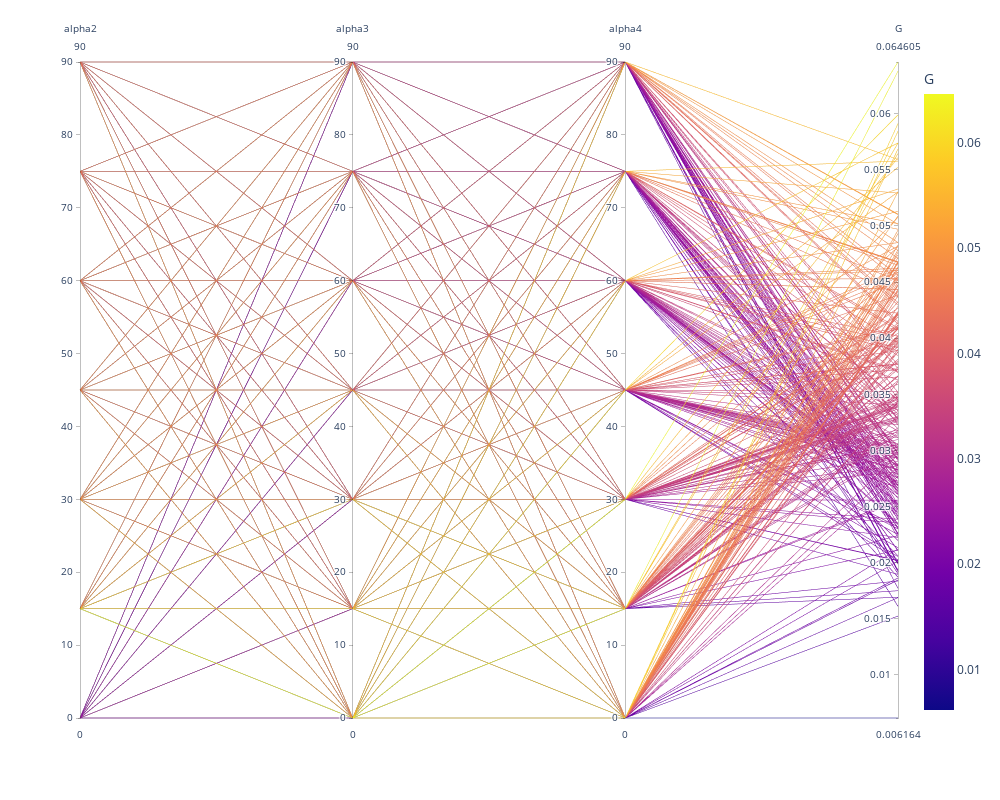

Notebook cell for this chart:
### Markdown cell above
### Global Indice - Inverse Condition Number

### Code cell
np.random.seed(42)

# from 0, 10, 20, ..., 180 deg for alpha
alpha_list_deg2 = np.arange(-90, 91, 15)
alpha_list_rad2 = np.deg2rad(alpha_list_deg2)
alpha_list_deg3 = np.arange(-90, 91, 15)
alpha_list_rad3 = np.deg2rad(alpha_list_deg3)
alpha_list_deg4 = np.arange(-90, 91, 15)
alpha_list_rad4 = np.deg2rad(alpha_list_deg4)
print(f"alpha 2: {alpha_list_deg2}")
print(f"alpha 3: {alpha_list_deg3}")
print(f"alpha 4: {alpha_list_deg4}")

method = "invcondition"
axes = "all"

isRun = True
isSave = True

isSave = False
isRun = False

if isRun:
    res, res_mat = evaluate_3alpha_effect(
        alpha_list_rad2, alpha_list_rad3, alpha_list_rad3, isSave=True, method=method, axes=axes
    )
if not isRun:
    npzfile = np.load(f"data/three_alpha/{method}_{axes}.npz")
    res = npzfile["results"]
    res_mat = npzfile["res_mat"]

plot_scatter_global_index_results(
    alpha_list_deg2,
    alpha_list_deg3,
    alpha_list_deg4,
    res,
    res_mat,
    plot_type="parallel",
    method=method,
    axes=axes,
    isSave=isSave,
)

### Figure 1 — Plotly figure (JSON) as saved in the notebook; plotly's stock layout.template omitted (floating-point values rounded to 4 significant figures; data arrays with more than 128 entries replaced by an {"elided": "..."} marker saying what was removed)
{"data": [{"dimensions": [{"label": "alpha2", "values": {"elided": "343 float values"}}, {"label": "alpha3", "values": {"elided": "343 float values"}}, {"label": "alpha4", "values": {"elided": "343 float values"}}, {"label": "G", "values": {"elided": "343 float values"}}], "domain": {"x": [0, 1], "y": [0, 1]}, "line": {"color": {"elided": "343 float values"}, "coloraxis": "coloraxis"}, "name": "", "type": "parcoords"}], "layout": {"coloraxis": {"colorbar": {"title": {"text": "G"}}, "colorscale": [[0, "#0d0887"], [0.1111, "#46039f"], [0.2222, "#7201a8"], [0.3333, "#9c179e"], [0.4444, "#bd3786"], [0.5556, "#d8576b"], [0.6667, "#ed7953"], [0.7778, "#fb9f3a"], [0.8889, "#fdca26"], [1, "#f0f921"]]}, "height": 800, "legend": {"tracegroupgap": 0}, "margin": {"t": 60}, "width": 1000}}
